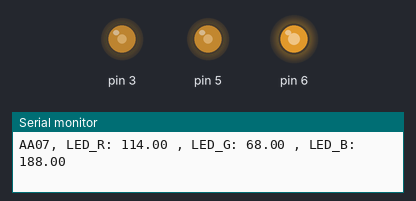
The sketch below on a simulated Arduino Uno, built with avr-gcc and run on an emulated ATmega328P. Parts: output pins drawn as LEDs (lit = HIGH), the last lines printed to the serial monitor. Random numbers use the default seed unless the sketch sets one.

Above: at 0.15 s.
At 4.79 s:
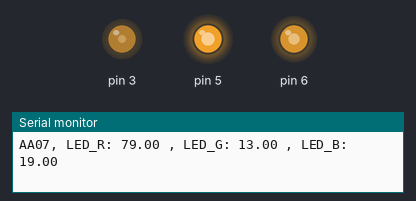
At 10.34 s:
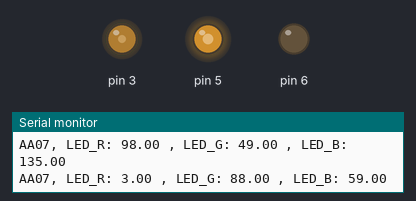
At 19.99 s:
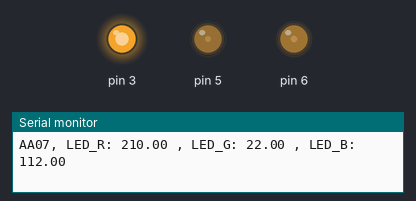
At 29.14 s:
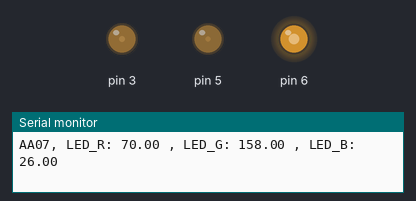
At 39.75 s:
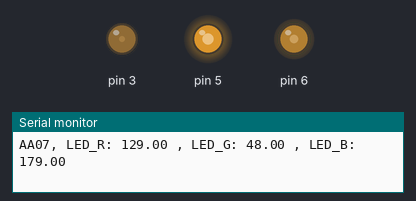
Timing chart, 0 to 40.0 s (numbered marks = the images above):
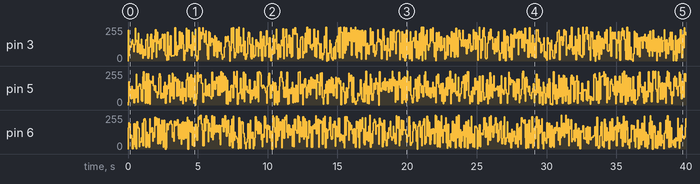

The sketch:

AA00_random_pwm_3led.ino
```cpp
float pwm1 = 0;
float pwm2 = 0;
float pwm3 = 0;

int ledR = 3;
int ledG = 5;
int ledB = 6;

void setup() {
  // put your setup code here, to run once:
  Serial.begin(9600);
}

void loop() {
  // put your main code here:
pwm1 = random(0,255);
pwm2 = random(0 ,255);
pwm3 = random(0,255);
pwmLed(ledR , pwm1);
pwmLed(ledG , pwm2);
pwmLed(ledB , pwm3);

Serial.print("AA07, LED_R: ");
Serial.print(pwm1);
Serial.print(" , LED_G: ");
Serial.print(pwm2);
Serial.print(" , LED_B: ");
Serial.println(pwm3);
delay(10);
}

void pwmLed(int led, int pwmValue) {
  analogWrite(led, pwmValue);
  delay(10);
}
```
